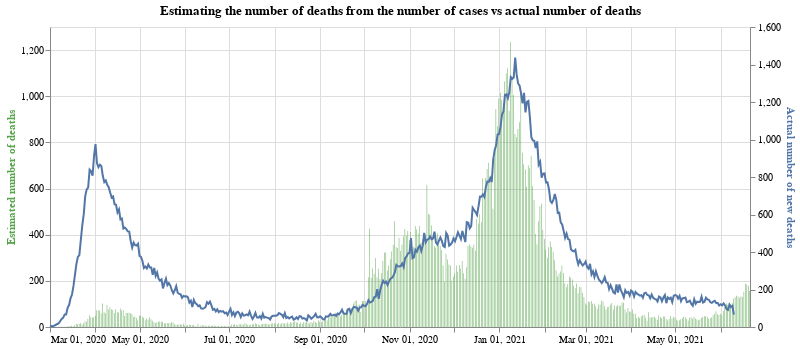

Notebook code cell kept with this figure:
### Code cell
#collapse
base = alt.Chart(full_eng_deaths.query("date >= '2020-03-01'")).encode(x=alt.X("yearmonthdate(date):T", axis=alt.Axis(title=None))).properties(width=700, title='Estimating the number of deaths from the number of cases vs actual number of deaths')

bars = base.mark_bar(color='#57A44C').encode(
    y=alt.Y("estimateDeathsFromCases:Q", axis=alt.Axis(title='Estimated number of deaths', titleColor='#57A44C')),
    tooltip="newCases:Q"
)

line = base.mark_line(stroke='#5276A7').encode(y=alt.Y("laggedNewDeaths:Q", axis=alt.Axis(title='Actual number of new deaths', titleColor='#5276A7')))

alt.layer(bars, line).resolve_scale(y='independent')

### Figure 1 — Vega-Lite specification as saved in the notebook (floating-point values rounded to 4 significant figures; data arrays with more than 128 entries replaced by an {"elided": "..."} marker saying what was removed)
{"config": {"view": {"continuousWidth": 400, "continuousHeight": 300}}, "layer": [{"mark": {"type": "bar", "color": "#57A44C"}, "encoding": {"tooltip": {"type": "quantitative", "field": "newCases"}, "x": {"type": "temporal", "axis": {"title": null}, "field": "date", "timeUnit": "yearmonthdate"}, "y": {"type": "quantitative", "axis": {"title": "Estimated number of deaths", "titleColor": "#57A44C"}, "field": "estimateDeathsFromCases"}}, "title": "Estimating the number of deaths from the number of cases vs actual number of deaths", "width": 700}, {"mark": {"type": "line", "stroke": "#5276A7"}, "encoding": {"x": {"type": "temporal", "axis": {"title": null}, "field": "date", "timeUnit": "yearmonthdate"}, "y": {"type": "quantitative", "axis": {"title": "Actual number of new deaths", "titleColor": "#5276A7"}, "field": "laggedNewDeaths"}}, "title": "Estimating the number of deaths from the number of cases vs actual number of deaths", "width": 700}], "data": {"name": "data-3042733e95c627671bb30371a4300d10"}, "resolve": {"scale": {"y": "independent"}}, "$schema": "https://vega.github.io/schema/vega-lite/v4.8.1.json", "datasets": {"data-3042733e95c627671bb30371a4300d10": {"elided": "477 records"}}}
